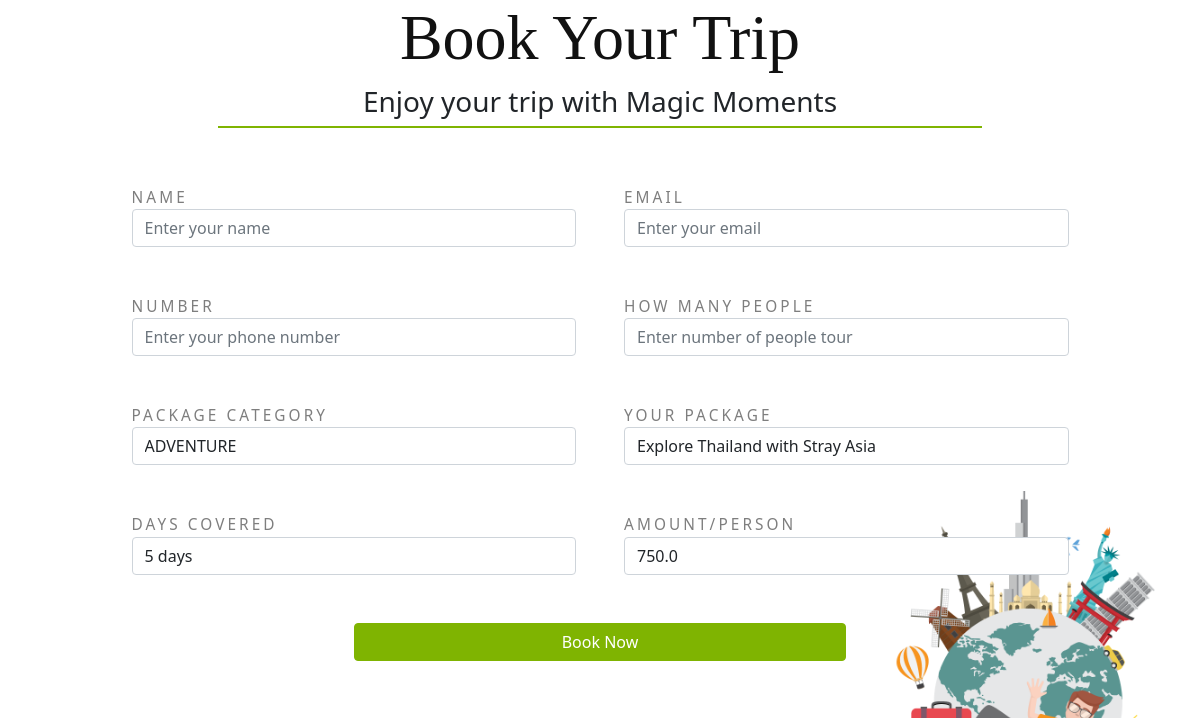
/bookpack/2, run on the app's committed database.
### App/models.py (models this page shows)
class package(models.Model):
    pname=models.CharField(max_length=75)
    pimg=models.ImageField(upload_to='pic')
    pdays=models.CharField(max_length=15)
    pdesc=models.CharField(max_length=600)
    pprice=models.FloatField()
    pcat=models.CharField(max_length=20)

### App/views.py (the view)
# urls.py: path('bookpack/<int:id>',views.bookpack,name='bookpack'),
def bookpack(req,id):
    obj=package.objects.get(id=id)
    return render(req,"booking.html",{'obj':obj})

### templates/booking.html (shortened to what this page needs)
{% load static %}
<!DOCTYPE html>
<html lang="en">
<head>
    <link href="https://cdn.jsdelivr.net/npm/bootstrap@5.1.3/dist/css/bootstrap.min.css" rel="stylesheet">
    <link rel="stylesheet" href="{% static 'css/custom.css' %}">
</head>
<body>
    <section id="booking" class="booking">
        <div class="container text-center">
          <header>
            <h2 >Book Your Trip</h2>
            <h3>Enjoy your trip with Magic Moments</h3>
          </header>
          <div class="row">
            <div class="form-holder col-lg-10 mx-auto text-center">
              <form class="row g-5" method="POST" action="{% url 'App:confirm' %}">
                <div class="col-md-6">
                    <label for="name" class="col-md-6 unique">Name</label>
                    <input type="text" class="form-control" placeholder="Enter your name " name="name" required="">
                  </div>
                  <div class="col-md-6">
                    <label for="email" class="col-md-6 unique">Email</label>
                    <input type="email" class="form-control" placeholder="Enter your email" name="email" required="">
                  </div>
                  <div class="col-md-6">
                    <label for="number" class="col-md-6 unique">Number</label>
                    <input type="number" class="form-control" placeholder="Enter your phone number " name="number" required="">
                  </div>
                  <div class="col-md-6">
                    <label for="people" class="col-md-6 unique">How Many People</label>
                    <input type="number" class="form-control" placeholder="Enter number of people tour" name="people" min="1" required="">
                  </div>
                  <div class="col-md-6">
                  <label for="category" class="col-md-6 unique">Package Category</label>
                    <input type="text" value="{{obj.pcat}}" name="category" class="form-control" placeholder="Your Package Category " required="" >
                  </div>
                  <div class="col-md-6">
                    <label for="package" class="col-md-6 unique">YOUR PACKAGE</label>
                    <input type="text" value="{{obj.pname}}" class="form-control" placeholder="Your Selected Package" name="package" required="">
                  </div>
                  <div class="col">
                    <label for="days" class="col-md-6 unique">Days covered</label>
                    <input type="text" value="{{obj.pdays}}" name="days" class="form-control" placeholder="Days coverd " required="">
                  </div>
                  <div class="col-md-6">
                    <label for="total" class="col-md-6 unique">Amount/Person</label>
                    <input type="number" class="form-control" value="{{obj.pprice}}" placeholder="Your Total Amount" name="total" required="">
                </div>
                   <button id="btn" class="btn btn-primary d-block mx-auto w-50">Book Now</button>
              </form>
            </div>
          </div>
        </div>
      </section>
</body>
</html>

### static/css/custom.css (style rules this page uses)
section h2 { font-size: 4rem; color: #111; }
form { text-transform: uppercase; letter-spacing: 0.2em; font-size: 1.2em; text-align: left; color: #7e7e7e; display: block; margin-top: 20px; -webkit-transition: all 0.3s; transition: all 0.3s; text-align: left; }
#btn { color: #fff; background-color: #7fb401; border-color: #7fb401; margin-left: 450px; margin-bottom: 30px; }
h2 { font-family: 'Brush Script MT', cursive; }
.row { display: -ms-flexbox; display: flex; -ms-flex-wrap: wrap; flex-wrap: wrap; margin-right: -15px; margin-left: -15px; }
section.booking .form-holder { font-size: 0.8rem; position: relative; background: #fff; padding: 60px 0 0; z-index: 1; }
section.booking .form-holder::before { content: ''; width: 80%; height: 2px; background: #7fb401; position: absolute; top: 0; left: 10%; display: block; }
section.booking .form-holder::after { content: ''; width: 30vw; max-width: 400px; height: 300px; display: block; background: url(../img/travel-a.png) no-repeat; background-position: center center; background-size: 100%; position: absolute; bottom: -100px; right: -10vw; z-index: -1; }

### data on the page
package: category "ADVENTURE", package "Explore Thailand with Stray Asia", days "5 days", total "750.0"
